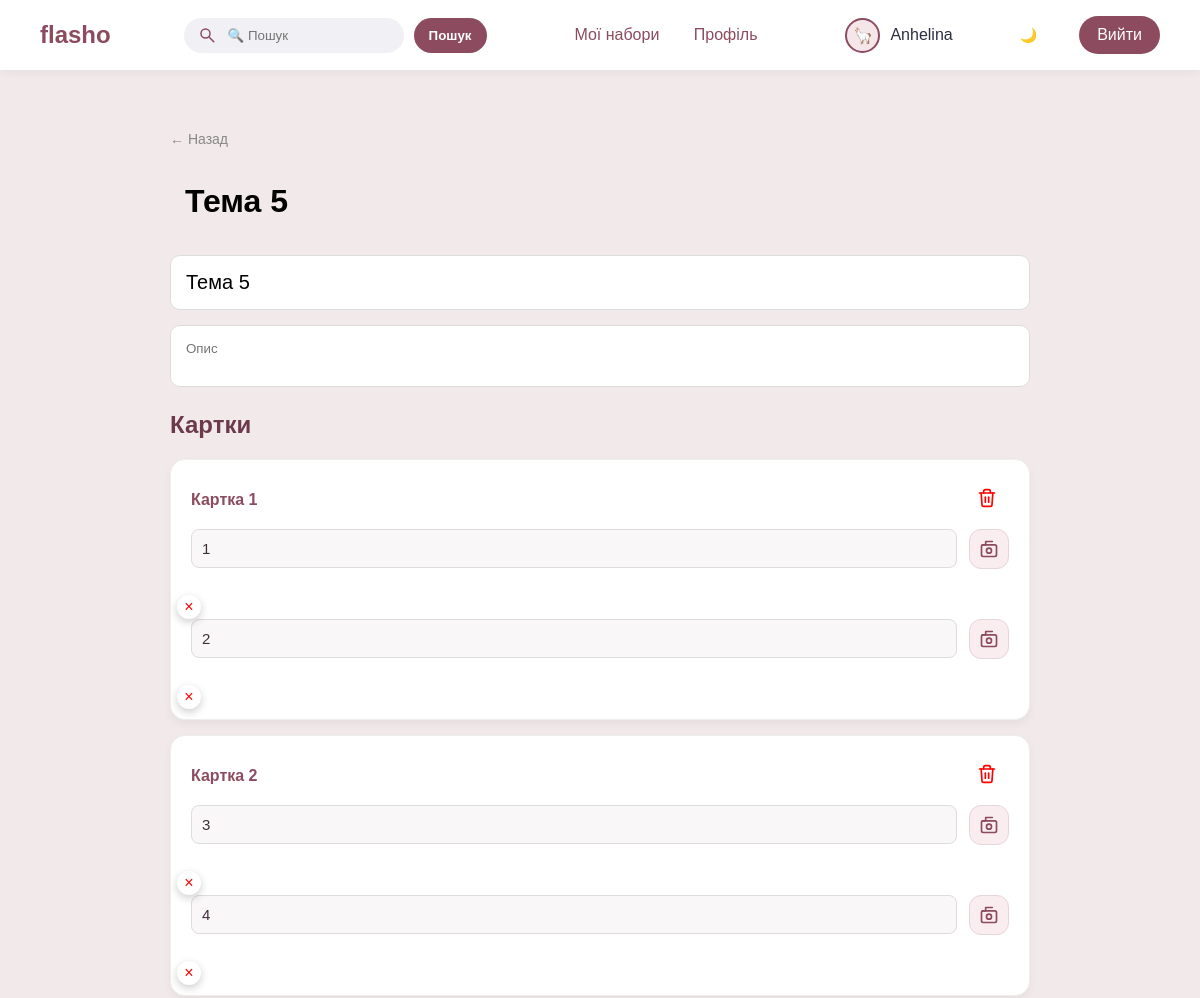
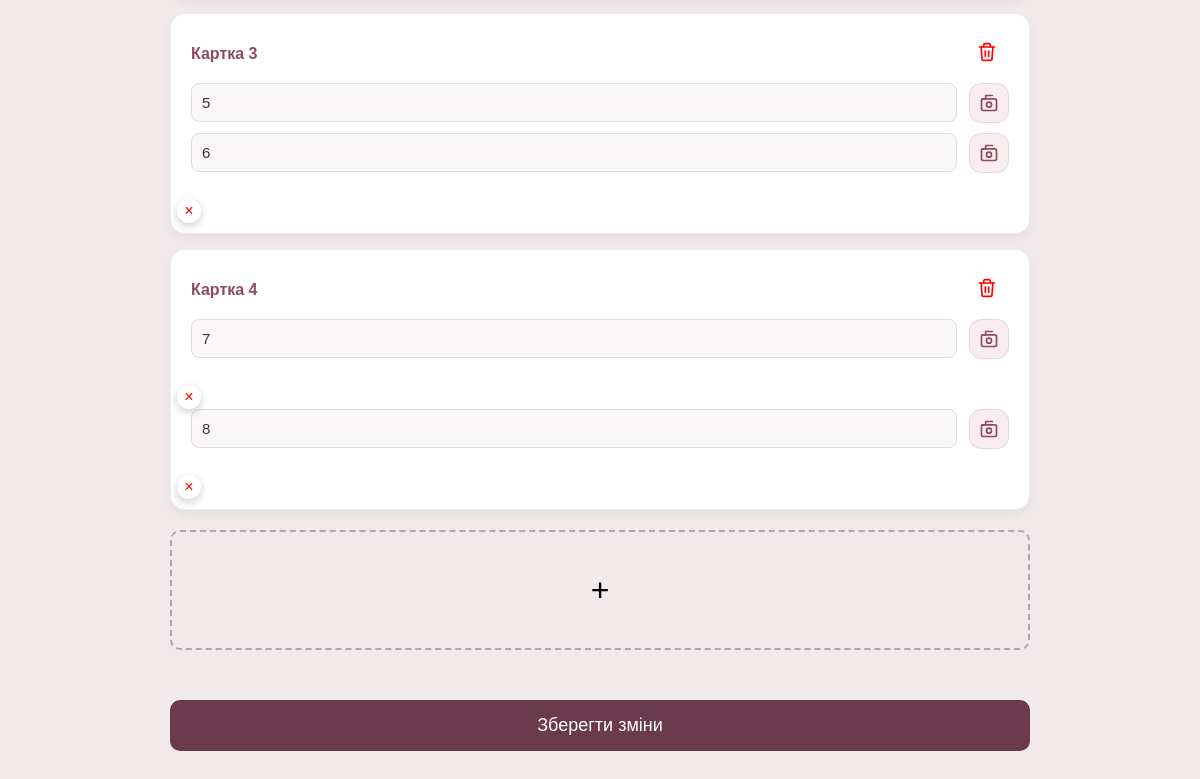
Screenshot of /set/8/edit (signed in) with the database file from the repository (2 pictures, top to bottom).
### tables this page shows
CREATE TABLE users(
        id INTEGER PRIMARY KEY AUTOINCREMENT,
        username TEXT NOT NULL,
        email TEXT UNIQUE NOT NULL,
        password TEXT NOT NULL,
        avatar TEXT
    , language TEXT DEFAULT 'uk');

CREATE TABLE sets(
        id INTEGER PRIMARY KEY AUTOINCREMENT,
        user_id INTEGER NOT NULL,
        name TEXT NOT NULL,
        description TEXT,
        created_date TEXT DEFAULT CURRENT_DATE,
        cards_count INTEGER DEFAULT 0,
        FOREIGN KEY (user_id) REFERENCES users (id)
    );

CREATE TABLE cards(
        id INTEGER PRIMARY KEY AUTOINCREMENT,
        set_id INTEGER NOT NULL,
        term TEXT NOT NULL,
        definition TEXT NOT NULL, term_image TEXT, definition_image TEXT,
        FOREIGN KEY (set_id) REFERENCES sets (id)
    );

### app.py (the view, shortened to what this page needs)
@app.route("/set/<int:set_id>/edit", methods=["GET", "POST"])
@login_required
def edit_set(set_id):
    try:
        set_data = get_user_set_or_404(set_id)
        if not set_data:
            flash("Набір не знайдено або у вас немає доступу", "danger")
            return redirect(url_for("dashboard"))
        conn = get_db()
        cards = conn.execute(
            "SELECT * FROM cards WHERE set_id=?", (set_id,)
        ).fetchall()
        user = conn.execute("SELECT * FROM users WHERE id=?", (session["user_id"],)).fetchone()
        conn.close()
        return render_template("edit_set.html", set=set_data, cards=cards, user=user)
    except sqlite3.Error as e:
        flash(f"Помилка бази даних: {str(e)}", "danger")
        return redirect(url_for("dashboard"))

### app.py (called while the page is built)
def translate_text(text):
    lang = session.get("language", "uk")
    if lang == "uk":
        return text
    return translations.get(text, {}).get(lang, text)

def generate_csrf_token():
    if "csrf_token" not in session:
        session["csrf_token"] = secrets.token_hex(16)
    return session["csrf_token"]

@app.before_request
def protect_csrf():
    if request.method == "POST" and not request.path.startswith("/api/"):
        token = session.get("csrf_token")
        form_token = request.form.get("csrf_token")
        if not token or not form_token or token != form_token:
            flash("Недійсний CSRF токен.", "danger")
            return redirect(request.referrer or url_for("index"))

@app.context_processor
def inject_language():
    return {
        "_": translate_text,
        "lang": session.get("language", "uk"),
        "csrf_token": generate_csrf_token()
    }

def login_required(f):
    @wraps(f)
    def decorated_function(*args, **kwargs):
        if "user_id" not in session:
            flash("Будь ласка, увійдіть в систему", "warning")
            return redirect(url_for("login"))
        return f(*args, **kwargs)
    return decorated_function

def get_user_set_or_404(set_id):
    try:
        conn = get_db()
        set_data = conn.execute(
            "SELECT * FROM sets WHERE id=? AND user_id=?",
            (set_id, session.get("user_id"))
        ).fetchone()
        conn.close()
        if not set_data:
            return None
        return set_data
    except sqlite3.Error as e:
        flash(f"Помилка бази даних: {str(e)}", "danger")
        return None

def get_db():
    conn = sqlite3.connect(DATABASE, timeout=30, check_same_thread=False)
    try:
        conn.execute('PRAGMA journal_mode=WAL')
    except sqlite3.OperationalError:
        pass
    try:
        conn.execute('PRAGMA busy_timeout=30000')
    except sqlite3.OperationalError:
        pass
    conn.row_factory = sqlite3.Row
    return conn

### templates/edit_set.html (shortened to what this page needs)
<!DOCTYPE html>
<html lang="{{ lang }}">
<head>
<link rel="stylesheet" href="{{ url_for('static', filename='style.css') }}">
</head>
<body>
{% import 'avatar_display.html' as avatar_macros %}
<header>
<div class="logo">flasho</div>
<div class="header-search">
    <div class="search-input-wrapper">
        <input id="edit-search" type="text" placeholder="🔍 {{ _('Пошук') }}">
    </div>
    <button class="search-btn" type="button">{{ _('Пошук') }}</button>
</div>
<nav>
<a href="{{ url_for('dashboard') }}">{{ _('Мої набори') }}</a>
<a href="{{ url_for('profile') }}">{{ _('Профіль') }}</a>
</nav>
<div class="auth-buttons">
{% if session.get('user_id') %}
<div class="user-info">
    {{ avatar_macros.render_avatar(session.get('avatar'), session.get('username'), 'small') }}
    <span class="username">{{ session.get('username') }}</span>
</div>
<button class="dark-toggle" onclick="toggleDarkMode()" title="{{ _('Темна тема') }}">🌙</button>
<a href="{{ url_for('logout') }}" class="logout-btn">{{ _('Вийти') }}</a>
{% else %}
<button class="dark-toggle" onclick="toggleDarkMode()" title="{{ _('Темна тема') }}">🌙</button>
<a href="{{ url_for('login') }}" class="logout-btn">{{ _('Увійти') }}</a>
<a href="{{ url_for('register') }}" class="logout-btn">{{ _('Реєстрація') }}</a>
{% endif %}
</div>
</header>
<div class="edit-container">
  <a href="{{ url_for('dashboard') }}" class="back">← {{ _('Назад') }}</a>
  <h1 class="set-title">{{ set.name }}</h1>
  <form method="POST" enctype="multipart/form-data">
    <input type="text" name="name" value="{{ set.name }}" class="input-title">
    <textarea name="description" class="input-description" placeholder="{{ _('Опис') }}">{{ set.description }}</textarea>
<h2 class="cards-title">{{ _('Картки') }}</h2>
    <div id="cards-container">
      {% for card in cards %}
      <div class="card">
        <div class="card-header">
          <span class="card-number">{{ _('Картка') }} {{ loop.index }}</span>
          <button type="button" class="delete-btn" onclick="deleteCard(this)" aria-label="{{ _('Видалити картку') }}">
          </button>
        </div>
        <div class="input-row">
          <input name="term[]" value="{{ card.term }}" placeholder="{{ _('Термін') }}" class="card-input">
          <div class="image-field">
            <label for="term_image_{{ loop.index }}" class="file-upload-button" title="{{ _('Завантажити зображення терміну') }}">
              <svg viewBox="0 0 24 24" width="20" height="20" stroke="currentColor" stroke-width="2" stroke-linecap="round" stroke-linejoin="round" fill="none">
                <rect x="3" y="7" width="18" height="14" rx="2"></rect>
                <path d="M16 3H8v4H4"></path>
                <circle cx="12" cy="14" r="3"></circle>
              </svg>
            </label>
          </div>
        </div>
        <div class="card-preview{% if card.term_image %} has-image{% endif %}">{% if card.term_image %}<div class="preview-inner"><button type="button" class="image-remove-btn" onclick="removePreviewImage(this)" aria-label="{{ _('Видалити фото') }}">×</button></div>{% endif %}</div>
        <div class="input-row">
          <input name="definition[]" value="{{ card.definition }}" placeholder="{{ _('Визначення') }}" class="card-input">
          <div class="image-field">
            <label for="definition_image_{{ loop.index }}" class="file-upload-button" title="{{ _('Завантажити зображення визначення') }}">
              <svg viewBox="0 0 24 24" width="20" height="20" stroke="currentColor" stroke-width="2" stroke-linecap="round" stroke-linejoin="round" fill="none">
                <rect x="3" y="7" width="18" height="14" rx="2"></rect>
                <path d="M16 3H8v4H4"></path>
                <circle cx="12" cy="14" r="3"></circle>
              </svg>
            </label>
          </div>
        </div>
        <div class="card-preview{% if card.definition_image %} has-image{% endif %}">{% if card.definition_image %}<div class="preview-inner"><button type="button" class="image-remove-btn" onclick="removePreviewImage(this)" aria-label="{{ _('Видалити фото') }}">×</button></div>{% endif %}</div>
      </div>
      {% endfor %}
    </div>
    <div class="add-card" onclick="addCard()">+</div>
    <button class="save-btn">{{ _('Зберегти зміни') }}</button>
  </form>
</div>
</body>
</html>

### rows the page displays
users: get "Anhelina"
sets: name "Тема 5"
cards: term "1", definition "2"
cards: term "3", definition "4"
cards: term "5", definition "6"
cards: term "7", definition "8"
